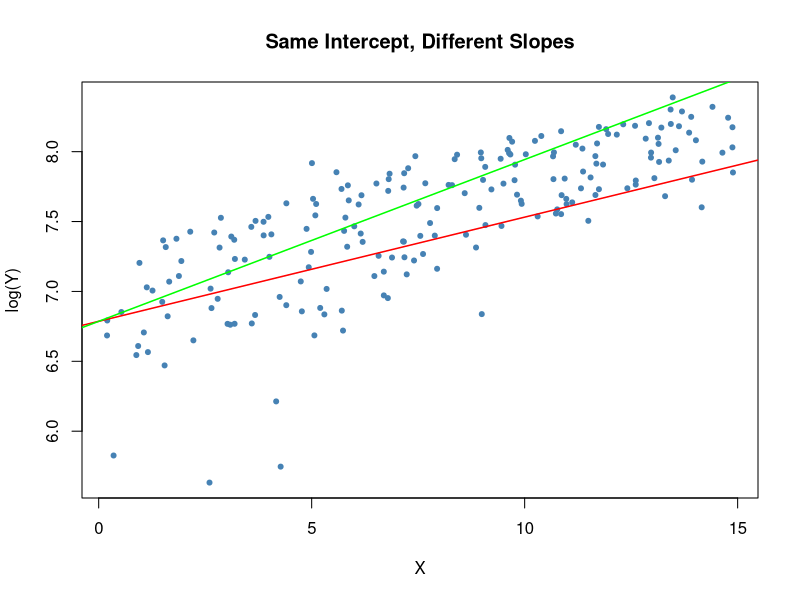
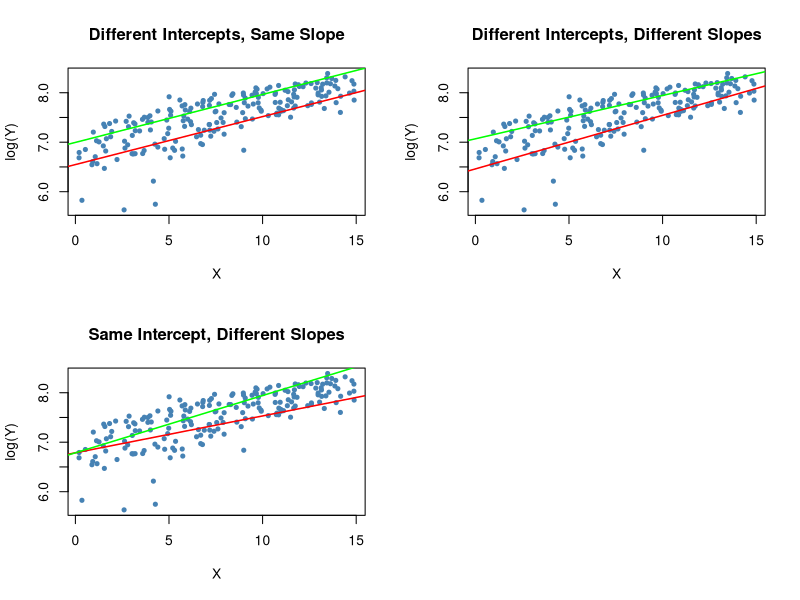

These charts were generated, in order, by the following R code:
## ---- chunk 1
knitr::opts_chunk$set(echo = TRUE)
## ---- chunk 2

set.seed(1)

X <- runif(200,0, 15)
D <- sample(0:1, 200, replace = T)
Y <- 450 +  150 * X + 500*D +50 * (X * D) + rnorm(200, sd = 300)


plot(X, log(Y),
     pch = 20,
     col = "steelblue",
     main = "Same Intercept, Different Slopes")

mod3_coef <- lm(log(Y) ~ X + X:D)$coefficients

abline(coef = c(mod3_coef[1], mod3_coef[2]), 
       col = "red",
       lwd = 1.5)

abline(coef = c(mod3_coef[1], mod3_coef[2] + mod3_coef[3]), 
       col = "green",
       lwd = 1.5)
## ---- chunk 3

set.seed(1)

X <- runif(200,0, 15)
D <- sample(0:1, 200, replace = T)
Y <- 450 +  150 * X + 500*D +50 * (X * D) + rnorm(200, sd = 300)


m <- rbind(c(1, 2), c(3, 0))
graphics::layout(m)



#modello senza interazioni
plot(X, log(Y),
     pch = 20,
     col = "steelblue",
     main = "Different Intercepts, Same Slope")

mod1_coef <- lm(log(Y) ~ X + D)$coefficients

abline(coef = c(mod1_coef[1], mod1_coef[2]), 
       col = "red",
       lwd = 1.5)

abline(coef = c(mod1_coef[1] + mod1_coef[3], mod1_coef[2]), 
       col = "green",
       lwd = 1.5)
       
#modello base più interazioni
plot(X, log(Y),
     pch = 20,
     col = "steelblue",
     main = "Different Intercepts, Different Slopes")

mod2_coef <- lm(log(Y) ~ X + D + X:D)$coefficients

abline(coef = c(mod2_coef[1], mod2_coef[2]), 
       col = "red",
       lwd = 1.5)

abline(coef = c(mod2_coef[1] + mod2_coef[3], mod2_coef[2] + mod2_coef[4]), 
       col = "green",
       lwd = 1.5)

# dummy solo nell'interazione
plot(X, log(Y),
     pch = 20,
     col = "steelblue",
     main = "Same Intercept, Different Slopes")

mod3_coef <- lm(log(Y) ~ X + X:D)$coefficients

abline(coef = c(mod3_coef[1], mod3_coef[2]), 
       col = "red",
       lwd = 1.5)

abline(coef = c(mod3_coef[1], mod3_coef[2] + mod3_coef[3]), 
       col = "green",
       lwd = 1.5)
